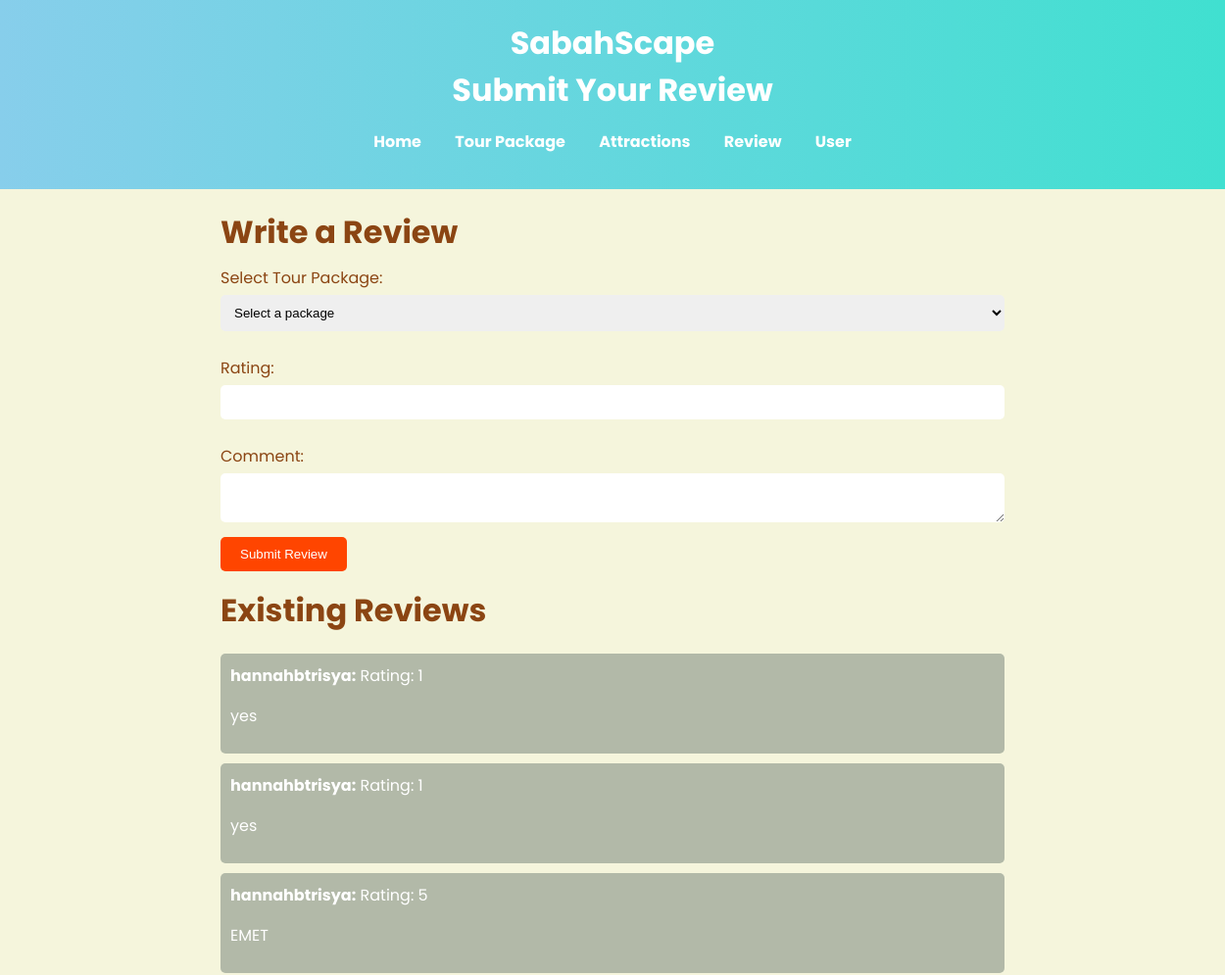
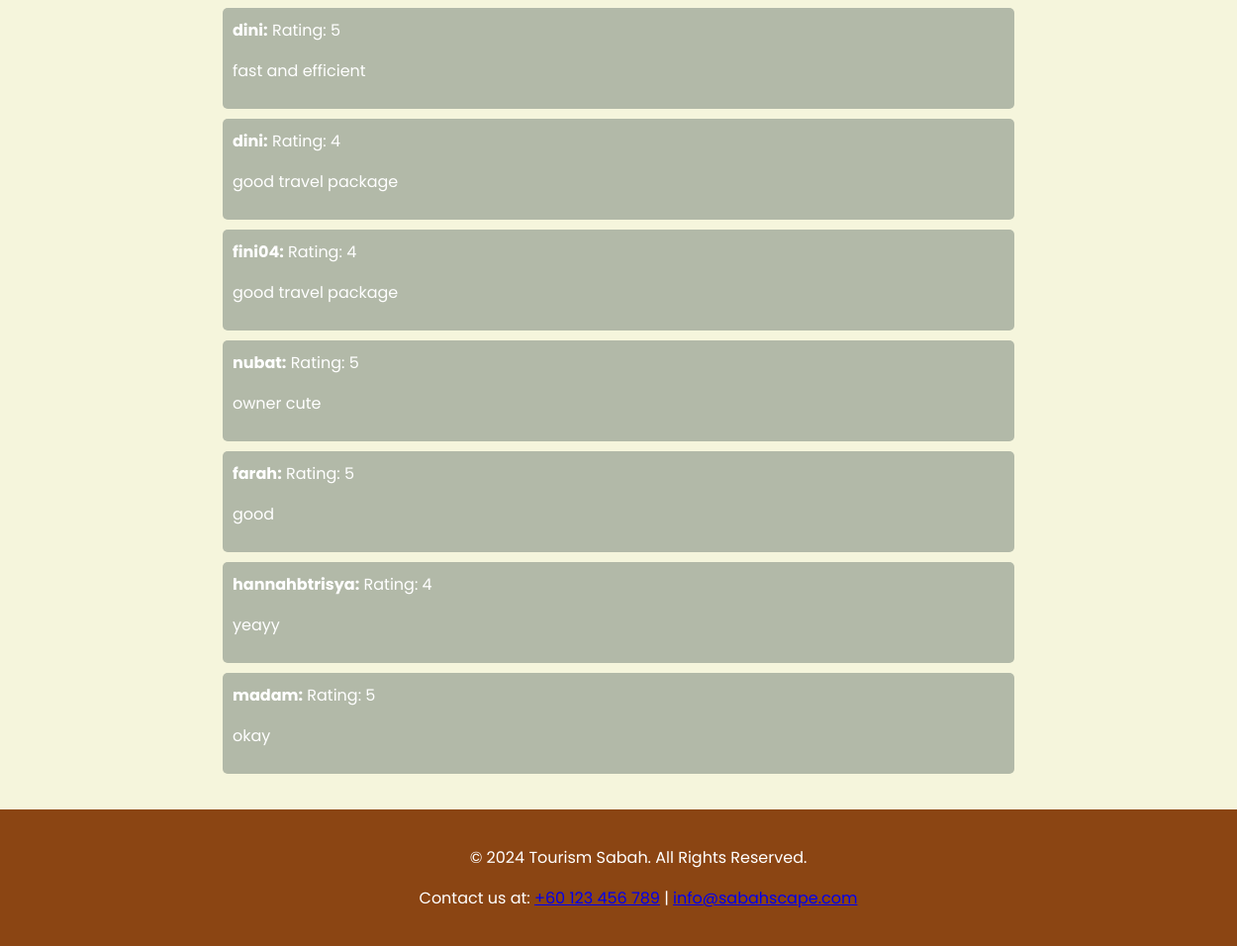
/review/, run on the app's committed database (2 pictures, top to bottom).
### sabah/models.py (models this page shows)
class Review(models.Model):
    user = models.ForeignKey(UserProfile, on_delete=models.CASCADE)
    rating = models.IntegerField()
    comment = models.TextField()
    tour_package = models.ForeignKey(TourPackage, on_delete=models.CASCADE)

class UserProfile(models.Model):
    userID = models.AutoField(primary_key=True)
    username = models.CharField(max_length=150)
    password = models.CharField(max_length=128)
    ic_passport = models.CharField(max_length=50, unique=True)
    phone_number = models.CharField(max_length=15)
    address = models.TextField()

### sabah/views.py (the view, shortened to what this page needs)
# urls.py: path('review/', views.submit_review, name='submit_review'),
def submit_review(request):
    tour_packages = TourPackage.objects.all()
    reviews = Review.objects.filter(tour_package__isnull=False)
    return render(request, 'review.html', {'tour_packages': tour_packages, 'reviews': reviews})

### sabah/templates/review.html (shortened to what this page needs)
<html>
<html lang="en">
<head>
    <link rel="stylesheet" href="https://cdnjs.cloudflare.com/ajax/libs/font-awesome/6.0.0-beta3/css/all.min.css">
</head>
<body>
<header>
    <h1>SabahScape</h1>
    <h1>Submit Your Review</h1>
    <nav>
        <ul>
            <li><a href="/">Home</a></li>
            <li><a href="/tourpackages/">Tour Package</a></li>
            <li><a href="/attractions/">Attractions</a></li>
            <li><a href="/review/">Review</a></li>
            <li><a href="/profile/">User</a></li>
        </ul>
    </nav>
</header>
<div class="content">
    <h2>Write a Review</h2>
    <form method="POST" action="{% url 'submit_review' %}">
        <label for="tour_package">Select Tour Package:</label>
        <select id="tour_package" name="tour_package" required>
            <option value="">Select a package</option>
        </select>
        <label for="rating">Rating:</label>
        <input type="number" id="rating" name="rating" min="1" max="5" required>
        <label for="comment">Comment:</label>
        <textarea id="comment" name="comment" required></textarea>
        <button type="submit">Submit Review</button>
    </form>
    <h2>Existing Reviews</h2>
    <div class="reviews">
        {% if reviews %}
            <ul>
                {% for review in reviews %}
                    <li>
                        <strong>{{ review.user.username }}:</strong>
                        <span>Rating: {{ review.rating }}</span>
                        <p>{{ review.comment }}</p>
                    </li>
                {% endfor %}
            </ul>
        {% else %}
            <p>No reviews yet for this package. Be the first to review!</p>
        {% endif %}
    </div>
</div>
<footer>
    <p>&copy; 2024 Tourism Sabah. All Rights Reserved.</p>
    <p>Contact us at: <a href="tel:+60123456789">+60 123 456 789</a> | <a href="mailto:info@sabahscape.com">info@sabahscape.com</a></p>
</footer>
</body>
</html>

### sabah/templates/review.html (style rules this page uses)
:root { --sky-blue: #87CEEB; --turquoise: #40E0D0; --sage-green: #B2B9A8; --sunset-orange: #FF4500; --coral: #FF7F50; --earthy-brown: #8B4513; --beige: #F5F5DC; --golden-yellow: #FFD700; }
body { font-family: 'Poppins', sans-serif; margin: 0; padding: 0; background-color: var(--beige); color: var(--earthy-brown); }
header { background: linear-gradient(to right, var(--sky-blue), var(--turquoise)); padding: 20px; text-align: center; color: white; }
h1, h2 { margin: 0; font-size: 2em; }
nav { margin: 15px 0; }
nav ul { list-style: none; padding: 0; }
nav ul li { display: inline; margin: 0 15px; }
nav ul li a { color: white; text-decoration: none; font-weight: bold; }
.content { padding: 20px; max-width: 800px; margin: auto; text-align: left; }
label { display: block; margin: 10px 0 5px; }
input, select, textarea { width: 100%; padding: 10px; margin-bottom: 15px; border: none; border-radius: 5px; }
button { padding: 10px 20px; background-color: var(--sunset-orange); color: white; border: none; border-radius: 5px; cursor: pointer; transition: background 0.3s; }
.reviews { margin-top: 20px; }
.reviews ul { list-style: none; padding: 0; }
.reviews li { background: var(--sage-green); color: white; padding: 10px; border-radius: 5px; margin-bottom: 10px; }
footer { text-align: center; padding: 20px; background: var(--earthy-brown); color: white; position: relative; bottom: 0; width: 100%; }

### data on the page
Review: user.username "hannahbtrisya", rating "1", comment "yes"
Review: user.username "hannahbtrisya", rating "1", comment "yes"
Review: user.username "hannahbtrisya", rating "5", comment "EMET"
Review: user.username "dini", rating "5", comment "fast and efficient"
Review: user.username "dini", rating "4", comment "good travel package"
Review: user.username "fini04", rating "4", comment "good travel package"
Review: user.username "nubat", rating "5", comment "owner cute"
Review: user.username "farah", rating "5", comment "good"
Review: user.username "hannahbtrisya", rating "4", comment "yeayy"
Review: user.username "madam", rating "5", comment "okay"
